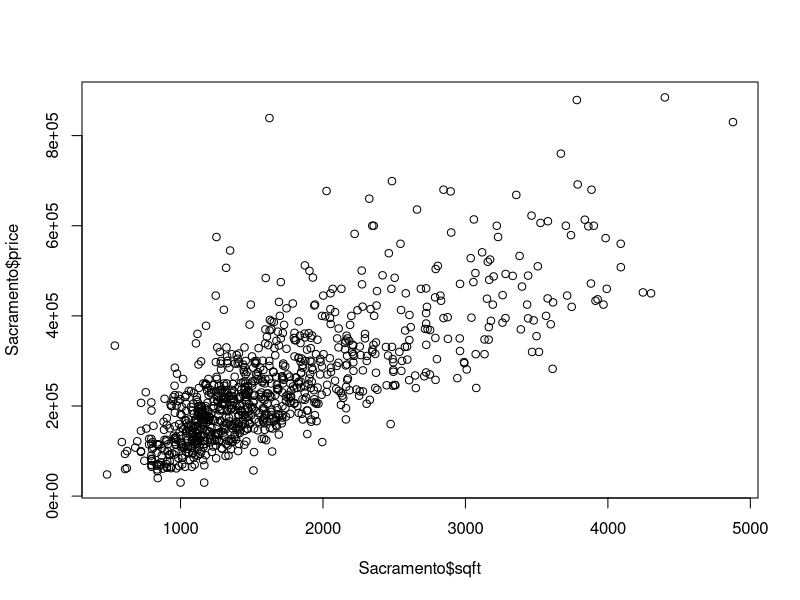
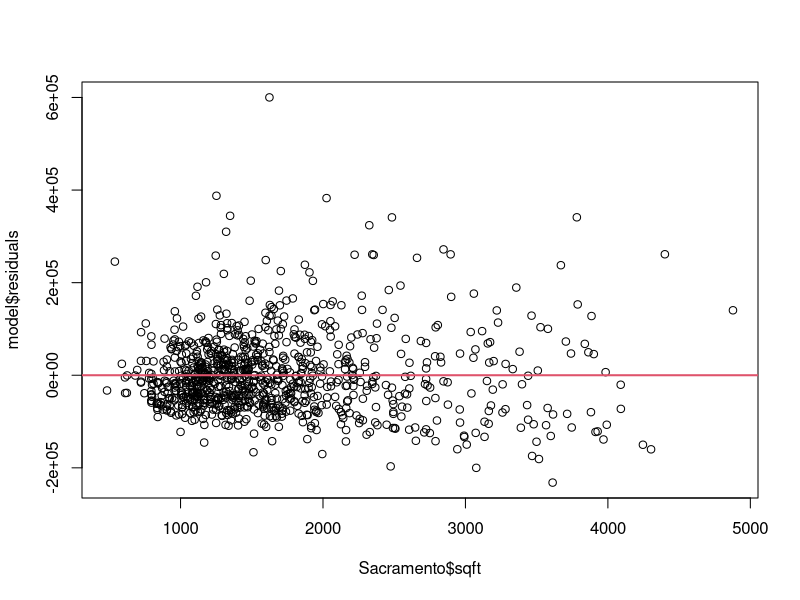

The R script that drew these images, in order:
## ---- chunk 1
library(modeldata)
## ---- chunk 2
data("Sacramento")
## ---- chunk 3
head(Sacramento)
## ---- chunk 4
plot(x = Sacramento$sqft, y = Sacramento$price)
## ---- chunk 5
model <- lm(price ~ sqft, data = Sacramento)
## ---- chunk 6
summary(model)
## ---- chunk 7
conf <- predict(model, newdata = data.frame(sqft = 2000),
                interval = "confidence", level = 0.95)
print(conf)
## ---- chunk 8
pred <- predict(model, newdata = data.frame(sqft = 2000),
                interval = "prediction", level = 0.95)
print(pred)
## ---- chunk 9
plot(x = Sacramento$sqft, y = model$residuals)
abline(h = 0, lwd = 2, col = 2) # add horizontal line at 0
